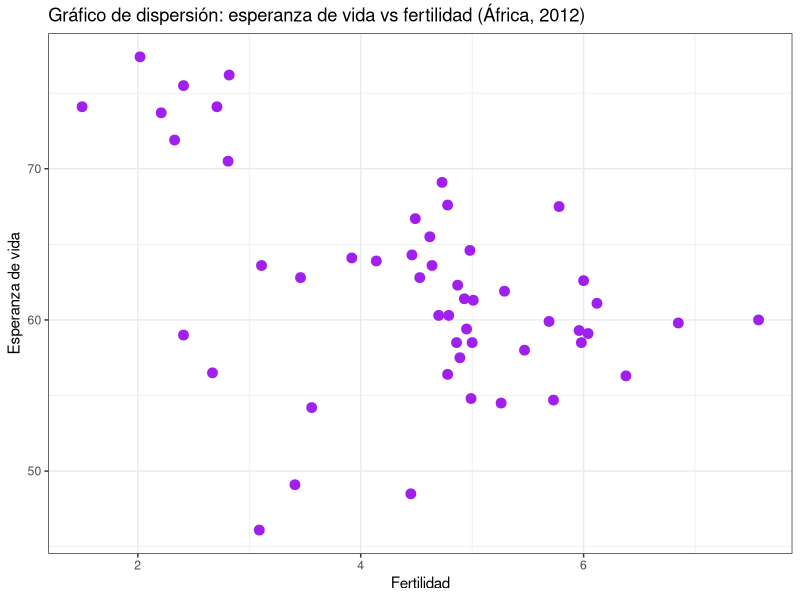
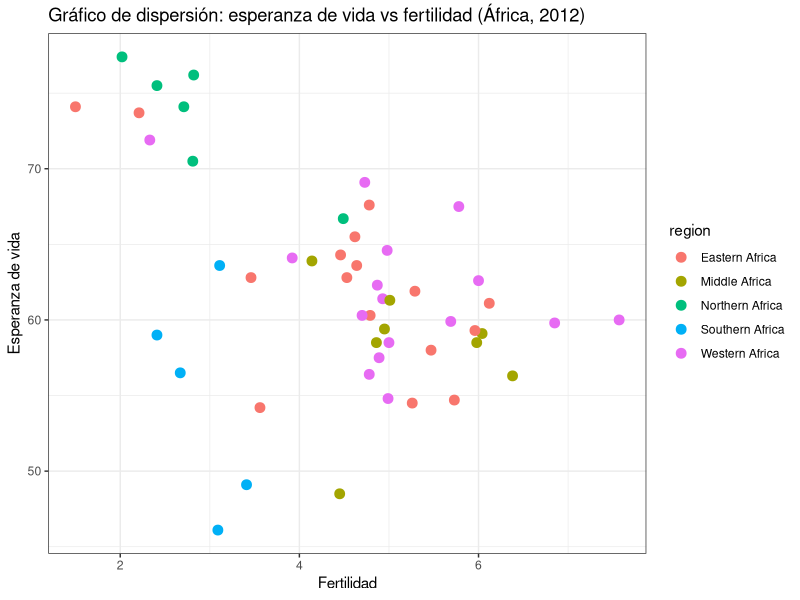
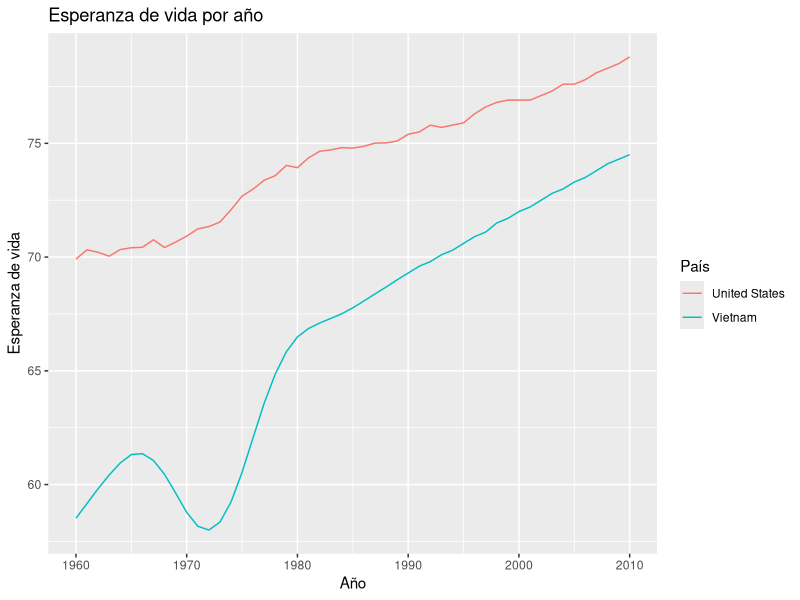
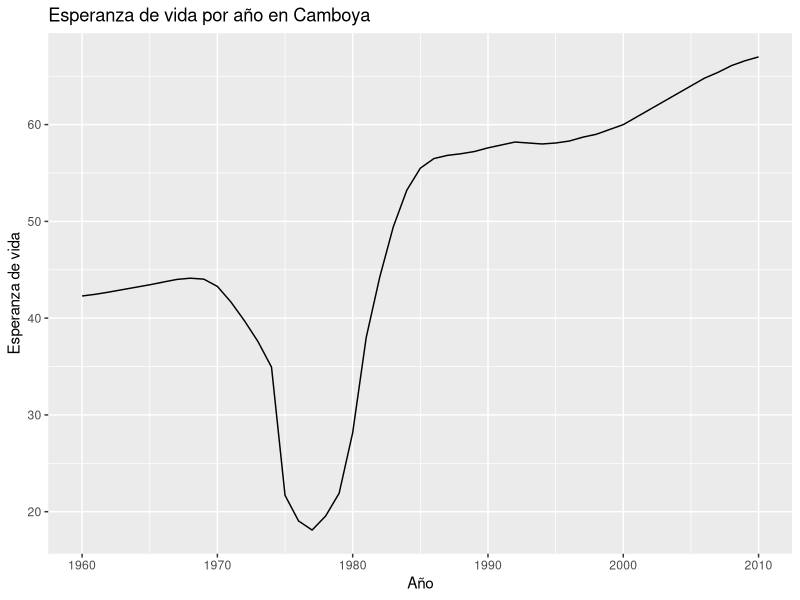
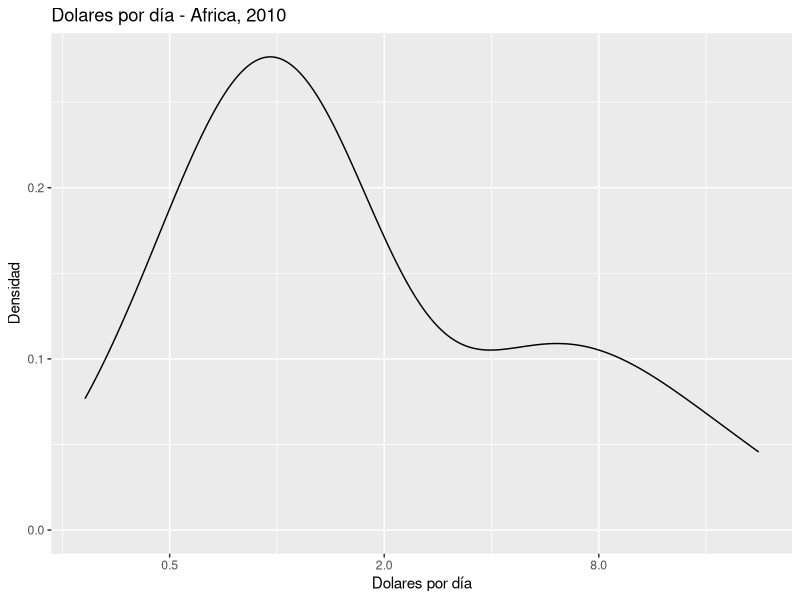
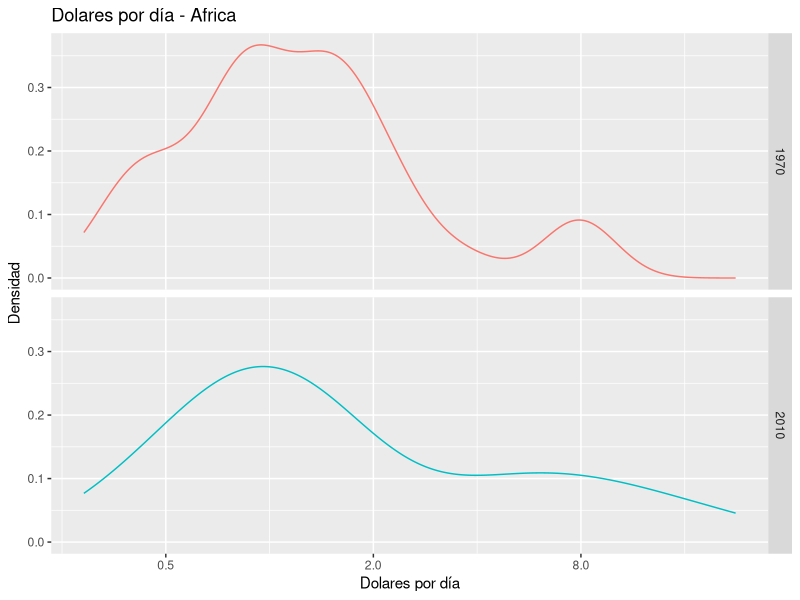
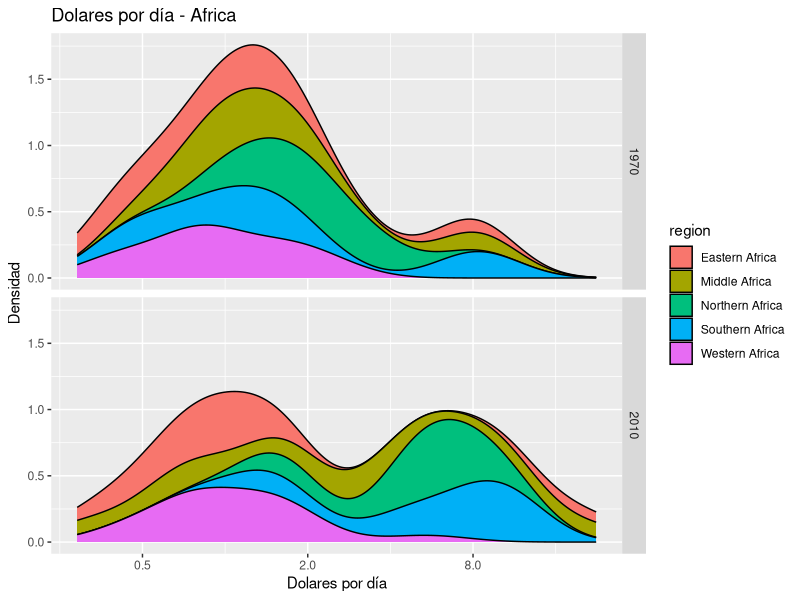
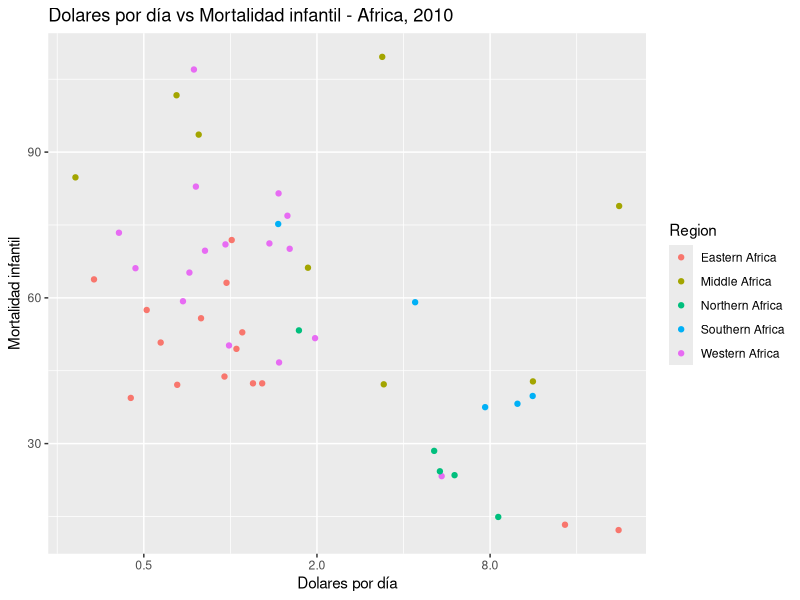

Reproduce these figures in R, in order.
# Ejercicio 8 - Principios de visualización de datos - parte 1

# Juana Adriana Ascencio Escamilla
# Ejercicio 1. Esperanza de vida vs fertilidad - parte 1
library(dslabs)
library(dplyr)
library(ggplot2)
data(gapminder)

gapminder |> 
  filter(continent == "Africa", year == 2012) |> 
  ggplot(aes(fertility, life_expectancy)) +
  geom_point(color = "purple", size = 3) +
  theme_bw() +
  labs(title = "Gráfico de dispersión: esperanza de vida vs fertilidad (África, 2012)",
       x = "Fertilidad",
       y = "Esperanza de vida")

# Juana Adriana Ascencio Escamilla
# Ejercicio 2. Esperanza de vida vs fertilidad - parte 2 - coloreando tu gráfico
library(dslabs)
library(dplyr)
library(ggplot2)
data(gapminder)

gapminder |> 
  filter(continent == "Africa", year == 2012) |> 
  ggplot(aes(fertility, life_expectancy, color = region)) +
  geom_point(size = 3) +
  theme_bw() +
  labs(title = "Gráfico de dispersión: esperanza de vida vs fertilidad (África, 2012)",
       x = "Fertilidad",
       y = "Esperanza de vida")

# Juana Adriana Ascencio Escamilla
# Ejercicio 3. Esperanza de vida vs fertilidad - parte 3 - 
# seleccionando país y region
library(dplyr)
library(ggplot2)
data(gapminder)

df <- gapminder |> 
  filter(continent == "Africa", year == 2012,
         life_expectancy >= 70, fertility <= 3) |> 
  select(region, country, life_expectancy, fertility)
df

# Juana Adriana Ascencio Escamilla
# Ejercicio 4.Esperanza de vida y la Guerra de Vietnam - parte 1
library(dplyr)
library(ggplot2)
data(gapminder)
paises <- c("Vietnam", "United States")
years <- c(1960:2010)
tab <- gapminder |> 
  filter(country %in% paises & year %in% years) 
tab

# Juana Adriana Ascencio Escamilla
# Ejercicio 5.Esperanza de vida y la Guerra de Vietnam - parte 2
library(dplyr)
library(ggplot2)
data(gapminder)
paises <- c("Vietnam", "United States")
years <- c(1960:2010)
tab <- gapminder |> 
  filter(country %in% paises & year %in% years) 
p <- tab |> 
  ggplot(aes(year, life_expectancy, color = country)) +
  geom_line() +
  labs(title = "Esperanza de vida por año",
       x = "Año",
       y = "Esperanza de vida",
       color = "País")
p

# Juana Adriana Ascencio Escamilla
# Ejercicio 6. Esperanza de vida en Camboya
library(dplyr)
library(ggplot2)
data(gapminder)
paises <- c("Cambodia")
years <- c(1960:2010)
gapminder |> 
  filter(country %in% paises & year %in% years) |>
  ggplot(aes(year, life_expectancy)) +
  geom_line() +
  labs(title = "Esperanza de vida por año en Camboya",
       x = "Año",
       y = "Esperanza de vida")

# Juana Adriana Ascencio Escamilla
# Ejercicio 7. Dólares por día - parte 1
library(dplyr)
library(ggplot2)
data(gapminder)

daydollars <- gapminder |> 
  mutate(dollars_per_day = gdp/population/365) |>
  filter(!is.na(dollars_per_day), continent == "Africa", year == 2010)

# Juana Adriana Ascencio Escamilla
# Ejercicio 8. Dólares por día - parte 2
library(dplyr)
library(ggplot2)
data(gapminder)

daydollars <- gapminder |> 
  mutate(dollars_per_day = gdp/population/365) |>
  filter(!is.na(dollars_per_day), continent == "Africa", year == 2010)
daydollars |>  
  ggplot(aes(dollars_per_day)) +
  geom_density() +
  scale_x_continuous(trans = "log2") +
  labs(title = "Dolares por día - Africa, 2010",
       x = "Dolares por día",
       y = "Densidad")

# Juana Adriana Ascencio Escamilla
# Ejercicio 9. Dólares por día - parte 3 - múltiples gráficos de densidad
library(dplyr)
library(ggplot2)
data(gapminder)
years <- c(1970, 2010)
daydollars <- gapminder |> 
  mutate(dollars_per_day = gdp/population/365) |>
  filter(!is.na(dollars_per_day), continent == "Africa", year %in% years)
daydollars |>  
  ggplot(aes(dollars_per_day, color = factor(year))) +
  geom_density() +
  scale_x_continuous(trans = "log2") +
  labs(title = "Dolares por día - Africa",
       x = "Dolares por día",
       y = "Densidad") +
  facet_grid(year~.) +
  theme(legend.position = "none")

# Juana Adriana Ascencio Escamilla
# Ejercicio 10. Dólares por día - parte 4 - gráfico de densidad apilado
library(dplyr)
library(ggplot2)
data(gapminder)
years <- c(1970, 2010)
daydollars <- gapminder |> 
  mutate(dollars_per_day = gdp/population/365) |>
  filter(!is.na(dollars_per_day), continent == "Africa", year %in% years)
daydollars |>  
  ggplot(aes(dollars_per_day, fill = region)) +
  geom_density(position = "stack", bw = 0.5) +
  scale_x_continuous(trans = "log2") +
  labs(title = "Dolares por día - Africa",
       x = "Dolares por día",
       y = "Densidad") +
  facet_grid(year~.)

# Juana Adriana Ascencio Escamilla
# Ejercicio 12. Gráfico de dispersión de mortalidad infantil - parte 2 -
# eje logaritmico
library(dplyr)
library(ggplot2)
data(gapminder)
gapminder_Africa_2010 <- gapminder |> 
  mutate(dollars_per_day = gdp/population/365) |>
  filter(!is.na(dollars_per_day), !is.na(infant_mortality), 
         continent == "Africa", year == 2010)
gapminder_Africa_2010 |> 
  ggplot(aes(dollars_per_day, infant_mortality, color = region)) +
  geom_point() +
  labs(title = "Dolares por día vs Mortalidad infantil - Africa, 2010",
       x = "Dolares por día",
       y = "Mortalidad infantil",
       color = "Region") +
  scale_x_continuous(trans = "log2")

# Juana Adriana Ascencio Escamilla
# Ejercicio 13. Gráfico de dispersión de mortalidad infantil - parte 3 -
# añadiendo etiquetas
library(dplyr)
library(ggplot2)
data(gapminder)
gapminder_Africa_2010 <- gapminder |> 
  mutate(dollars_per_day = gdp/population/365) |>
  filter(!is.na(dollars_per_day), !is.na(infant_mortality), 
         continent == "Africa", year == 2010)
gapminder_Africa_2010 |> 
  ggplot(aes(dollars_per_day, infant_mortality, color = region, label = country)) +
  geom_point() +
  geom_text(size = 3) +
  labs(title = "Dolares por día vs Mortalidad infantil - Africa, 2010",
       x = "Dolares por día",
       y = "Mortalidad infantil",
       color = "Region") +
  scale_x_continuous(trans = "log2")

# Juana Adriana Ascencio Escamilla
# Ejercicio 14. Gráfico de dispersión de mortalidad infantil - parte 4 -
# comparación de gráficos de dispersión
library(dplyr)
library(ggplot2)
data(gapminder)
years <- c(1970, 2010)
gapminder_Africa_2010 <- gapminder |> 
  mutate(dollars_per_day = gdp/population/365) |>
  filter(!is.na(dollars_per_day), !is.na(infant_mortality), 
         continent == "Africa", year %in% years)
gapminder_Africa_2010 |> 
  ggplot(aes(dollars_per_day, infant_mortality, color = region, label = country)) +
  geom_text(size = 3) +
  labs(title = "Dolares por día vs Mortalidad infantil - Africa, 2010",
       x = "Dolares por día",
       y = "Mortalidad infantil",
       color = "Region") +
  scale_x_continuous(trans = "log2") +
  facet_grid(year~.)
